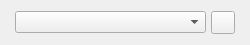
<?xml version="1.0" encoding="UTF-8"?>
<ui version="4.0">
 <class>glitch_object_serial_arduino</class>
 <widget class="QWidget" name="glitch_object_serial_arduino">
  <property name="geometry">
   <rect>
    <x>0</x>
    <y>0</y>
    <width>250</width>
    <height>45</height>
   </rect>
  </property>
  <property name="windowTitle">
   <string>Form</string>
  </property>
  <layout class="QHBoxLayout" name="horizontalLayout">
   <property name="spacing">
    <number>5</number>
   </property>
   <property name="leftMargin">
    <number>15</number>
   </property>
   <property name="topMargin">
    <number>0</number>
   </property>
   <property name="rightMargin">
    <number>15</number>
   </property>
   <property name="bottomMargin">
    <number>0</number>
   </property>
   <item>
    <widget class="QComboBox" name="function">
     <property name="currentText">
      <string notr="true"/>
     </property>
     <property name="sizeAdjustPolicy">
      <enum>QComboBox::AdjustToContents</enum>
     </property>
    </widget>
   </item>
   <item>
    <widget class="QToolButton" name="context_menu">
     <property name="text">
      <string/>
     </property>
     <property name="icon">
      <iconset resource="../../Icons/icons.qrc">
       <normaloff>:/context-menu.png</normaloff>:/context-menu.png</iconset>
     </property>
    </widget>
   </item>
  </layout>
 </widget>
 <tabstops>
  <tabstop>function</tabstop>
  <tabstop>context_menu</tabstop>
 </tabstops>
 <resources>
  <include location="../../Icons/icons.qrc"/>
 </resources>
 <connections/>
</ui>
